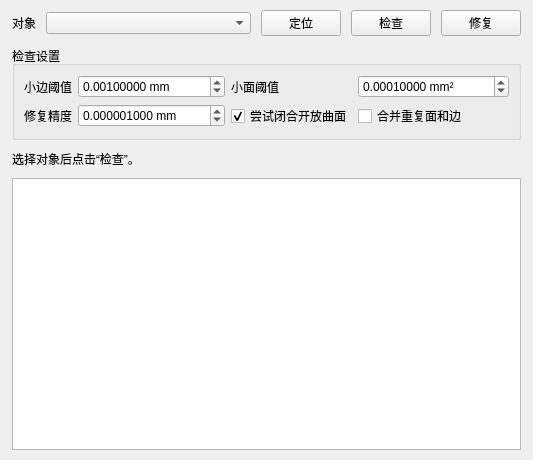
<?xml version="1.0" encoding="UTF-8"?>
<ui version="4.0">
 <class>GeometryCheckDialog</class>
 <widget class="QWidget" name="GeometryCheckDialog">
  <property name="windowTitle"><string>几何检查与修复</string></property>
  <property name="minimumSize"><size><width>420</width><height>460</height></size></property>
  <layout class="QVBoxLayout" name="mainLayout">
   <property name="leftMargin"><number>12</number></property><property name="topMargin"><number>10</number></property><property name="rightMargin"><number>12</number></property><property name="bottomMargin"><number>10</number></property><property name="spacing"><number>10</number></property>
   <item><layout class="QHBoxLayout" name="sourceLayout">
    <item><widget class="QLabel" name="objectLabel"><property name="text"><string>对象</string></property></widget></item>
    <item><widget class="QComboBox" name="objectCombo"><property name="sizePolicy"><sizepolicy hsizetype="Expanding" vsizetype="Fixed"><horstretch>1</horstretch><verstretch>0</verstretch></sizepolicy></property></widget></item>
    <item><widget class="QPushButton" name="focusButton"><property name="text"><string>定位</string></property></widget></item>
    <item><widget class="QPushButton" name="checkButton"><property name="text"><string>检查</string></property></widget></item>
    <item><widget class="QPushButton" name="repairButton"><property name="text"><string>修复</string></property></widget></item>
   </layout></item>
   <item><widget class="QGroupBox" name="optionGroup"><property name="title"><string>检查设置</string></property>
    <layout class="QGridLayout" name="optionLayout">
     <item row="0" column="0"><widget class="QLabel" name="smallEdgeLabel"><property name="text"><string>小边阈值</string></property></widget></item>
     <item row="0" column="1"><widget class="CompactDoubleSpinBox" name="smallEdgeSpin"><property name="decimals"><number>8</number></property><property name="minimum"><double>0.000000001</double></property><property name="maximum"><double>1000000.0</double></property><property name="value"><double>0.001</double></property><property name="suffix"><string> mm</string></property><property name="keyboardTracking"><bool>false</bool></property></widget></item>
     <item row="0" column="2"><widget class="QLabel" name="smallFaceLabel"><property name="text"><string>小面阈值</string></property></widget></item>
     <item row="0" column="3"><widget class="CompactDoubleSpinBox" name="smallFaceSpin"><property name="decimals"><number>8</number></property><property name="minimum"><double>0.000000000001</double></property><property name="maximum"><double>1000000000000.0</double></property><property name="value"><double>0.0001</double></property><property name="suffix"><string> mm²</string></property><property name="keyboardTracking"><bool>false</bool></property></widget></item>
     <item row="1" column="0"><widget class="QLabel" name="toleranceLabel"><property name="text"><string>修复精度</string></property></widget></item>
     <item row="1" column="1"><widget class="CompactDoubleSpinBox" name="toleranceSpin"><property name="decimals"><number>9</number></property><property name="minimum"><double>0.0000000001</double></property><property name="maximum"><double>1.0</double></property><property name="value"><double>0.000001</double></property><property name="suffix"><string> mm</string></property><property name="keyboardTracking"><bool>false</bool></property></widget></item>
     <item row="1" column="2"><widget class="QCheckBox" name="sewCheck"><property name="text"><string>尝试闭合开放曲面</string></property><property name="checked"><bool>true</bool></property></widget></item>
     <item row="1" column="3"><widget class="QCheckBox" name="unifyCheck"><property name="text"><string>合并重复面和边</string></property><property name="toolTip"><string>修复后部分边、面编号可能变化</string></property></widget></item>
    </layout>
   </widget></item>
   <item><widget class="QLabel" name="summaryLabel"><property name="minimumHeight"><number>34</number></property><property name="text"><string>选择对象后点击“检查”。</string></property><property name="wordWrap"><bool>true</bool></property></widget></item>
   <item><widget class="QTableWidget" name="reportTable"/></item>
  </layout>
 </widget> <customwidgets>
  <customwidget><class>CompactDoubleSpinBox</class><extends>QDoubleSpinBox</extends><header>CompactDoubleSpinBox.h</header></customwidget>
 </customwidgets>
 <resources/><connections/>
</ui>
